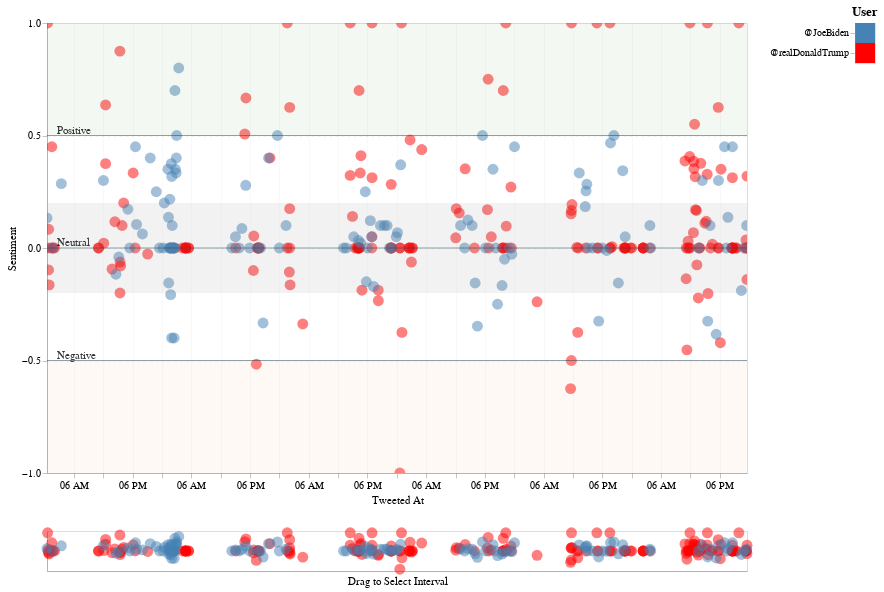

The code cell stored with this chart in its notebook:
### Markdown cell above
<h4 align="center">Recent Tweets from @JoeBiden and @realDonaldTrump</h4>

### Code cell
#hide_input
plot_main_chart(df)

### Figure 1 — Vega-Lite specification as saved in the notebook (floating-point values rounded to 4 significant figures; data arrays with more than 128 entries replaced by an {"elided": "..."} marker saying what was removed)
{"config": {"background": "#fff", "arc": {"fill": "#3e5c69"}, "area": {"fill": "#3e5c69"}, "line": {"stroke": "#3e5c69"}, "path": {"stroke": "#3e5c69"}, "rect": {"fill": "#3e5c69"}, "shape": {"stroke": "#3e5c69"}, "symbol": {"fill": "#3e5c69"}, "axis": {"domainWidth": 0.5, "grid": true, "labelPadding": 2, "tickSize": 5, "tickWidth": 0.5, "titleFontWeight": "normal"}, "axisBand": {"grid": false}, "axisX": {"gridWidth": 0.2}, "axisY": {"gridDash": [3], "gridWidth": 0.4}, "legend": {"labelFontSize": 14, "padding": 1, "symbolType": "square"}, "range": {"category": ["#3e5c69", "#6793a6", "#182429", "#0570b0", "#3690c0", "#74a9cf", "#a6bddb", "#e2ddf2"]}}, "vconcat": [{"hconcat": [{"layer": [{"data": {"name": "data-7ccaa2c48edb6dbb4df668281bb79273"}, "mark": {"type": "circle", "opacity": 0.5, "size": 120}, "encoding": {"color": {"type": "nominal", "field": "color", "scale": null}, "tooltip": [{"type": "nominal", "field": "username"}, {"type": "nominal", "field": "tweet_text"}], "x": {"type": "temporal", "axis": {"labels": true, "title": "Tweeted At"}, "field": "created_at_est", "scale": {"domain": {"selection": "selector095"}}}, "y": {"type": "quantitative", "axis": {"tickCount": 4, "title": "Sentiment"}, "field": "sentiment", "scale": {"domain": [-1, 1]}}}, "height": 450, "selection": {"selector096": {"type": "single"}}, "transform": [{"filter": {"selection": "selector094"}}], "width": 700}, {"layer": [{"mark": {"type": "rect", "color": "#488f31", "opacity": 0.06}, "encoding": {"y": {"type": "quantitative", "field": "positive_min"}, "y2": {"field": "positive_max"}}}, {"mark": {"type": "rect", "color": "gray", "opacity": 0.1}, "encoding": {"y": {"type": "quantitative", "field": "neutral_min"}, "y2": {"field": "neutral_max"}}}, {"mark": {"type": "rect", "color": "#f59b56", "opacity": 0.06}, "encoding": {"y": {"type": "quantitative", "field": "negative_min"}, "y2": {"field": "negative_max"}}}, {"data": {"name": "data-56608d9fdfc7fd8bc0c0e6221f81aa58"}, "mark": "rule", "encoding": {"color": {"value": "#224455"}, "opacity": {"value": 0.5}, "y": {"type": "quantitative", "field": "th_value"}}}, {"data": {"name": "data-56608d9fdfc7fd8bc0c0e6221f81aa58"}, "mark": {"type": "text", "align": "left", "dx": -340, "dy": -5}, "encoding": {"opacity": {"value": 0.8}, "text": {"type": "nominal", "field": "th"}, "y": {"type": "quantitative", "field": "th_value"}}}], "data": {"name": "data-bbbcc00f2d50b741179b27edea242a18"}}]}, {"data": {"name": "data-7ccaa2c48edb6dbb4df668281bb79273"}, "mark": "rect", "encoding": {"color": {"condition": {"type": "nominal", "field": "color", "legend": null, "scale": null, "selection": "selector094"}, "value": "lightgray"}, "size": {"value": 150}, "y": {"type": "nominal", "axis": {"title": ""}, "field": "username_label"}}, "selection": {"selector094": {"type": "multi", "encodings": ["color"]}}, "title": "User"}]}, {"data": {"name": "data-7ccaa2c48edb6dbb4df668281bb79273"}, "mark": {"type": "circle", "opacity": 0.5, "size": 120}, "encoding": {"color": {"type": "nominal", "field": "color", "scale": null}, "x": {"type": "temporal", "axis": {"tickCount": 0, "title": "Drag to Select Interval"}, "field": "created_at_est"}, "y": {"type": "quantitative", "axis": {"grid": false, "tickCount": 0, "title": ""}, "field": "sentiment", "scale": {"domain": [-1.1, 1.1]}}}, "height": 40, "selection": {"selector095": {"type": "interval", "encodings": ["x"]}}, "transform": [{"filter": {"selection": "selector094"}}], "width": 700}], "$schema": "https://vega.github.io/schema/vega-lite/v4.8.1.json", "datasets": {"data-7ccaa2c48edb6dbb4df668281bb79273": {"elided": "310 records"}, "data-bbbcc00f2d50b741179b27edea242a18": [{"negative_max": -1, "negative_min": -0.5, "neutral_max": 0.2, "neutral_min": -0.2, "positive_max": 1, "positive_min": 0.5}], "data-56608d9fdfc7fd8bc0c0e6221f81aa58": [{"th": "Negative", "th_value": -0.5}, {"th": "Neutral", "th_value": 0.0}, {"th": "Positive", "th_value": 0.5}]}}
